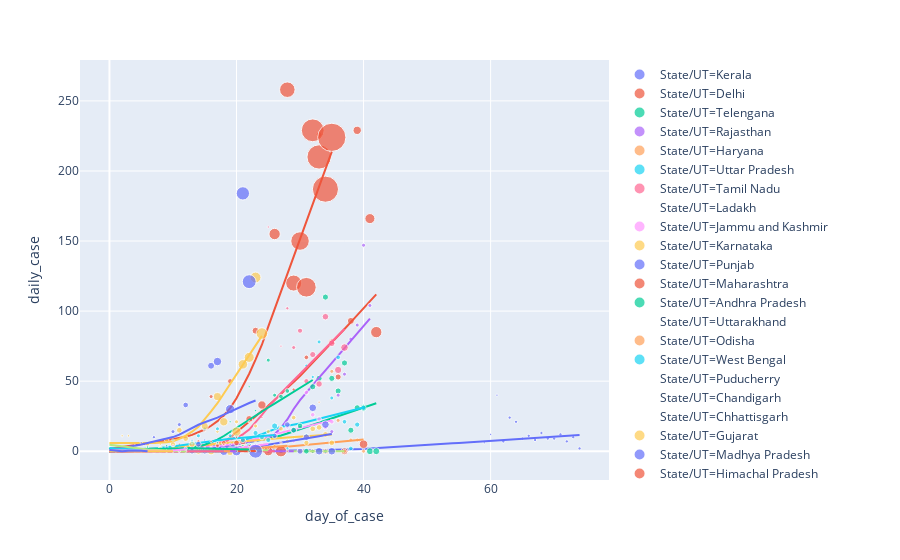

The code cell stored with this chart in its notebook:
### Code cell
fig = px.scatter(da_data, x="day_of_case", y="daily_case", color="State/UT", trendline="lowess", size='Deaths')
fig.show()
